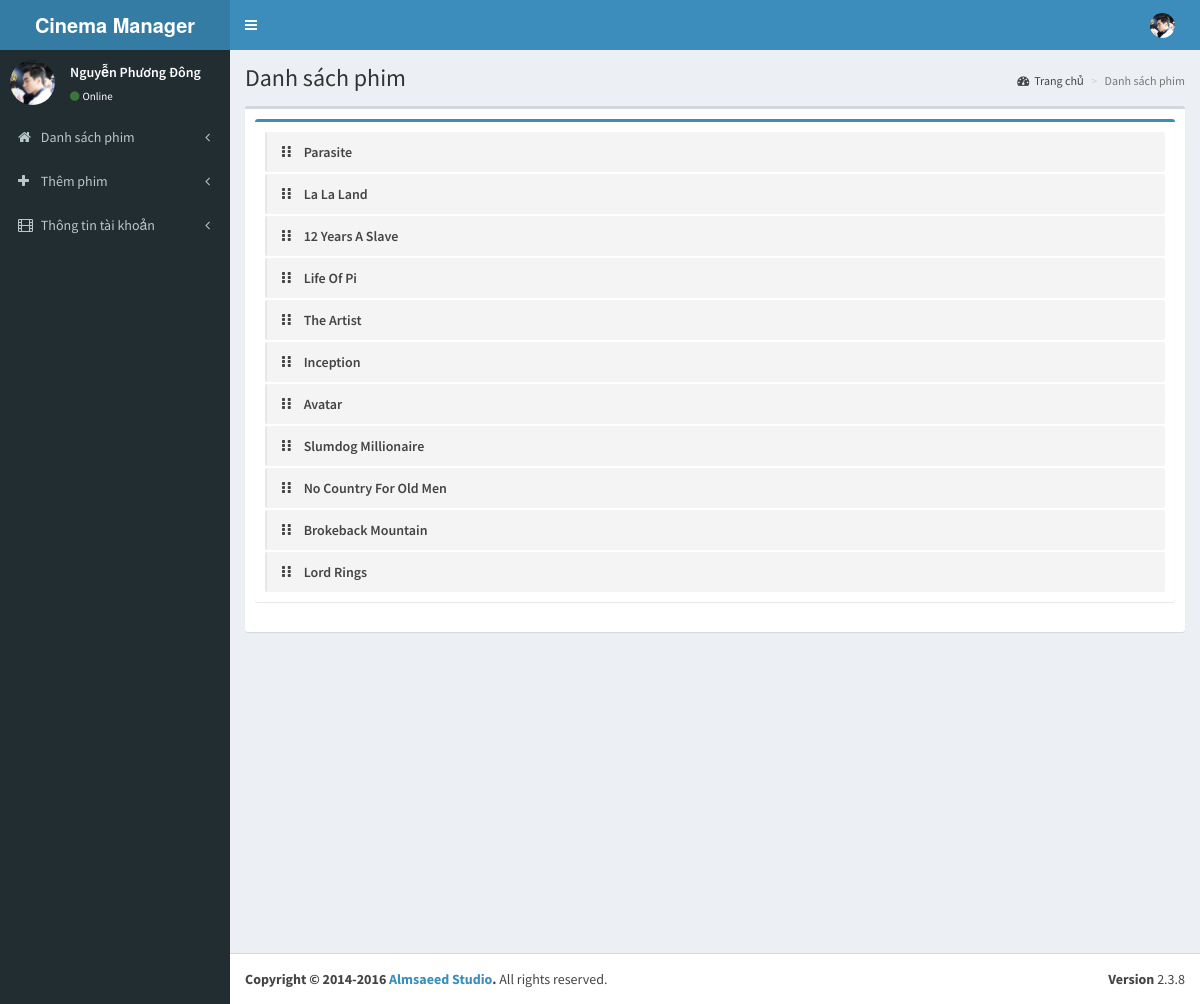
Screenshot of /manager/pages/index.php (signed in) with the database file from the repository.
### tables this page shows
CREATE TABLE `tbl_movie` (
  `movie_id` int(11) NOT NULL,
  `t_id` int(11) NOT NULL COMMENT 'theatre id',
  `movie_name` varchar(100) NOT NULL,
  `cast` varchar(500) NOT NULL,
  `desc` varchar(1000) NOT NULL,
  `release_date` date NOT NULL,
  `image` varchar(200) NOT NULL,
  `video_url` varchar(200) NOT NULL,
  `status` int(1) NOT NULL COMMENT '0 means active ',
  `director` varchar(100) NOT NULL,
  `type` varchar(100) NOT NULL,
  `time` int(11) NOT NULL
);

### manager/pages/index.php (the view, shortened to what this page needs)
<?php
include('header.php');
?>
  <div class="content-wrapper">
    <section class="content-header">
      <h1>
      Danh sách phim
      </h1>
      <ol class="breadcrumb">
        <li><a href="index.php"><i class="fa fa-dashboard"></i>Trang chủ</a></li>
        <li class="active">Danh sách phim</li>
      </ol>
    </section>
    <section class="content">
      <div class="box">
        <div class="box-body">
            <div class="box box-primary">
            <div class="box-body">
              <ul class="todo-list">
                 <?php
                        $qry7=mysqli_query($con,"select * from tbl_movie");
                        if(mysqli_num_rows($qry7))
                        {
                        while($c=mysqli_fetch_array($qry7))
                        {
                        ?>
                <li>
                      <span class="handle">
                        <i class="fa fa-ellipsis-v"></i>
                        <i class="fa fa-ellipsis-v"></i>
                      </span>
                  <span class="text"><?php echo $c['movie_name'];?></span>
                </li>
                  <?php
                       }}
                     ?>
            </div>
          </div>
        </div>
      </div>
    </section>
  </div>
  <?php
include('footer.php');
?>

### rows the page displays
tbl_movie: movie_name "Parasite"
tbl_movie: movie_name "La La Land"
tbl_movie: movie_name "12 Years A Slave"
tbl_movie: movie_name "Life Of Pi"
tbl_movie: movie_name "The Artist"
tbl_movie: movie_name "Inception"
tbl_movie: movie_name "Avatar"
tbl_movie: movie_name "Slumdog Millionaire"
tbl_movie: movie_name "No Country For Old Men"
tbl_movie: movie_name "Brokeback Mountain"
tbl_movie: movie_name "Lord Rings"
